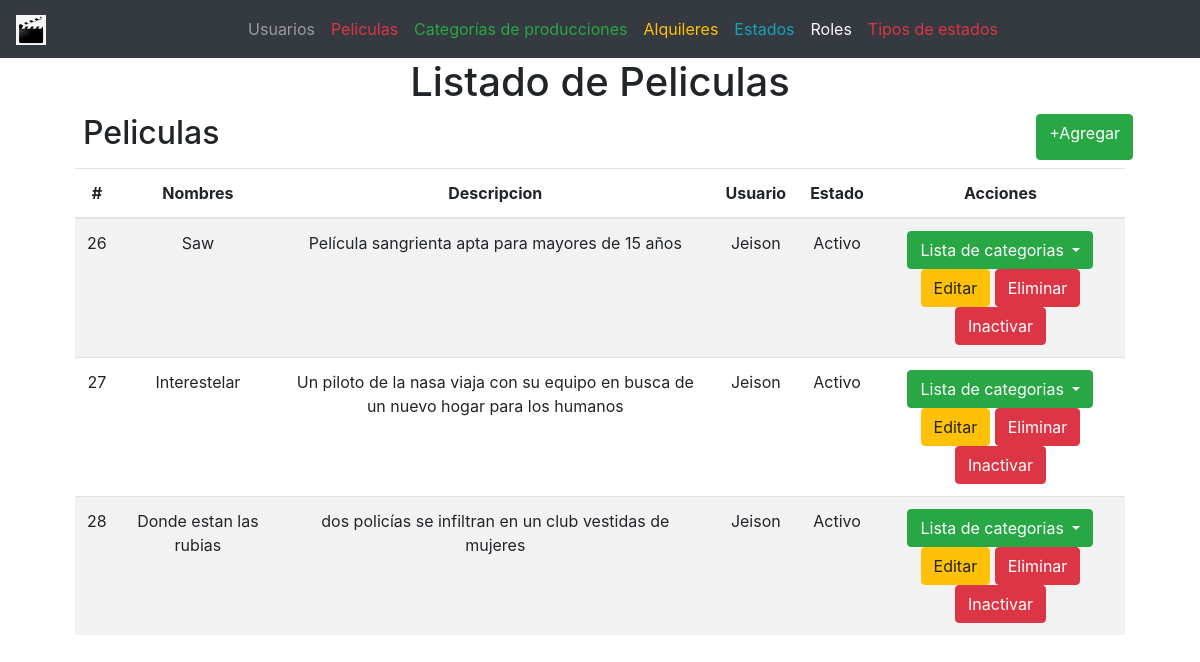
The page /?controller=movie on the database its author committed.
### tables this page shows
CREATE TABLE `movies` (
  `id` int(11) NOT NULL,
  `name` varchar(100) NOT NULL,
  `description` varchar(100) NOT NULL,
  `user_id` int(11) NOT NULL,
  `status_id` int(11) NOT NULL
);

CREATE TABLE `users` (
  `id` int(11) NOT NULL,
  `name` varchar(100) NOT NULL,
  `email` varchar(100) NOT NULL,
  `password` varchar(100) NOT NULL,
  `status_id` int(11) NOT NULL,
  `rol_id` int(11) NOT NULL
);

CREATE TABLE `statuses` (
  `id` int(11) NOT NULL,
  `status` varchar(100) NOT NULL,
  `type_status_id` int(11) NOT NULL
);

### controllers/MovieController.php (called while the page is built, shortened)
<?php
require 'models/Movie.php';
class MovieController
{
    private $model;
    public function __construct()
    {
        try{
            $this->model=new Movie;
        }catch(PDOException $e){
            die($e->getMessage());
        }
    }
    public function index(){
        require 'views/layout.php';
        $movies = $this->model->getAll();
        require 'views/movies/list.php';
    }
}

### models/Movie.php (called while the page is built, shortened)
<?php
class Movie
{
    private $pdo;
    public function __construct()
    {
        try {
            $this->pdo = new Database;
        } catch (PDOException $e) {
            die($e->getMessage());
        }
    }
    public function getAll()
    {
        try {
            $strSql = 'SELECT m.*, u.name as user, s.status as status FROM movies m
            INNER JOIN users u INNER JOIN statuses s ON s.id=m.status_id AND u.id=m.user_id';
            $query = $this->pdo->select($strSql);
            return $query;
        } catch (PDOException $e) {
            die($e->getMessage());
        }
    }
}

### providers/Database.php (called while the page is built, shortened)
<?php
class Database extends PDO
{
	public function select($strSql, $arrayData = array(), $fetchMode = PDO::FETCH_OBJ)
	{
		$query = $this->prepare($strSql);
		if (!$query->execute())
			echo "Error, la consulta no se realizó";
		else
			return $query->fetchAll($fetchMode);
	}
}

### views/movies/list.php (the view, shortened to what this page needs)
<main class="container">
	<section class="col-md-12 text-center">
		<h1>Listado de Peliculas</h1>
		<div class="col-md-12 m-2 d-flex justify-content-between">
			<h2>Peliculas</h2>
			<a href="?controller=movie&method=new" class="btn btn-success">+Agregar</a>
		</div>
		<section class="col-md-12 flex-nowrap table-responsive">
			<table class="table table-striped table-hover">
				<thead>
					<tr>
						<th>#</th>
						<th>Nombres</th>
						<th>Descripcion</th>
                        <th>Usuario</th>
                        <th>Estado</th>
						<th>Acciones</th>
					</tr>
				</thead>
				<tbody>
					<?php foreach($movies as $movie): ?>
						<tr>
							<td>
								<?php echo $movie->id ?>
							</td>
							<td>
								<?php echo $movie->name ?>
							</td>
							<td>
								<?php echo $movie->description ?>
							</td>
							<td>
								<?php echo $movie->user ?>
                            </td>
                            <td>
                                <?php echo $movie->status ?>
                            </td>
							<td>
								<div class="dropdown">
									<button class="btn btn-success dropdown-toggle" type="button" id="dropdownMenuButton" data-toggle="dropdown" aria-haspopup="true" aria-expanded="false">
									    Lista de categorias
									</button>
								</div>
								<a href="?controller=movie&method=edit&id=<?php echo $movie->id ?>" class="btn btn-warning">Editar</a>
								<a href="?controller=movie&method=delete&id=<?php echo $movie->id ?>" class="btn btn-danger">Eliminar</a>
							<?php
				      		if($movie->status_id == 1) {
					      	?>
				      			<a href="?controller=movie&method=updateStatus&id=<?php echo $movie->id ?>" class="btn btn-danger">Inactivar</a>
				      		<?php
				      			} elseif($movie->status_id == 2) {
				      		?>
				      			<a href="?controller=movie&method=updateStatus&id=<?php echo $movie->id ?>" class="btn btn-primary">Activar</a>
				      		<?php
				      			}
				      		?>
							</td>
						</tr>
					<?php endforeach ?>
				</tbody>
			</table>
		</section>
	</section>
</main>

### rows shown on the page
movies: id "26", name "Saw", description "Película sangrienta apta para mayores de 15 años", user.name "Jeison", status.status "Activo"
movies: id "27", name "Interestelar", description "Un piloto de la nasa viaja con su equipo en busca de un nuevo hogar para los humanos", user.name "Jeison", status.status "Activo"
movies: id "28", name "Donde estan las rubias", description "dos policías se infiltran en un club vestidas de mujeres", user.name "Jeison", status.status "Activo"
